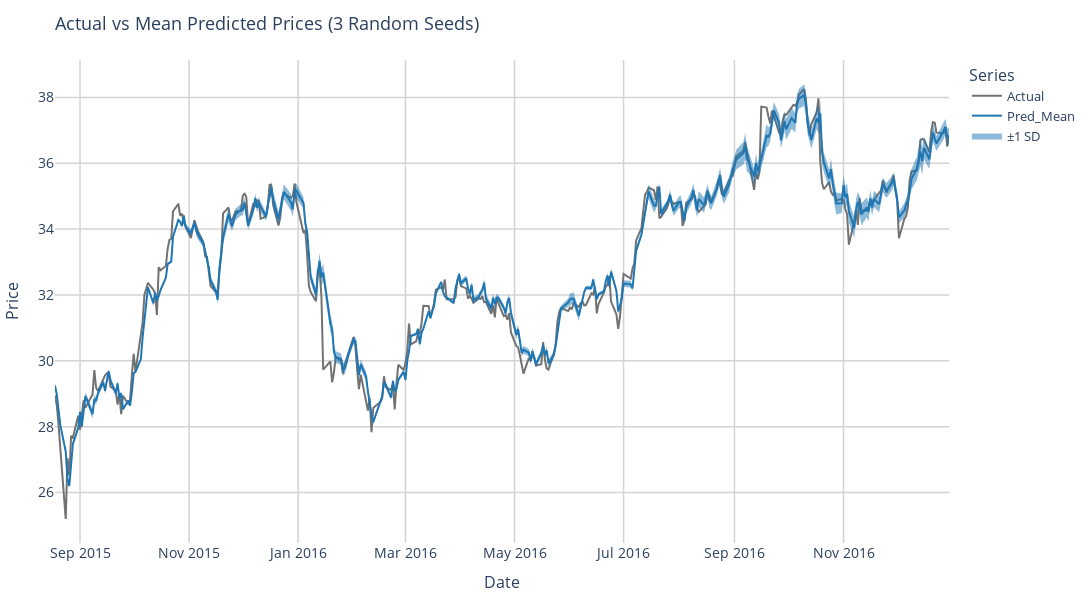

The notebook cell saved with this chart:
### Code cell
### >> Plotly: Actual vs Predicted Price 
import plotly.graph_objects as go; fig = go.Figure()

# Actual line (gray)
fig.add_trace(go.Scatter(x=results_all["Date"], y=results_all["Actual"],
                         mode='lines', name='Actual',line=dict(color='#727272', width=2)))

# Mean predicted line (blue)
fig.add_trace(go.Scatter(x=results_all["Date"], y=results_all["Pred_Mean"],
                         mode='lines', name='Pred_Mean', line=dict(color='#1f77b4', width=2)))

# ±1 SD shaded band
fig.add_trace(go.Scatter(x=pd.concat([results_all["Date"], results_all["Date"][::-1]]),
                         y=pd.concat([results_all["Pred_Mean"] + results_all["Pred_Std"],
                                      (results_all["Pred_Mean"] - results_all["Pred_Std"])[::-1]]),
    fill='toself',
    fillcolor='rgba(31, 119, 180, 0.5)',
    line=dict(color='rgba(255,255,255,0)'),
    hoverinfo="skip",
    name='±1 SD'
))

# Layout with stronger grid
fig.update_layout(width=1200,height=600,
                title_font_size=20, xaxis_title_font_size=16,yaxis_title_font_size=16,legend_title_font_size=14,
                    #   plot_bgcolor=plot_bgcolor,        # plot area background
                    #   paper_bgcolor=background_color,   # figure background
                margin=dict(l=50, r=50, t=60, b=50),
    
                title="Actual vs Mean Predicted Prices (3 Random Seeds)",
                xaxis_title="Date",
                yaxis_title="Price",
                template="plotly_white",
                legend_title="Series",
                font=dict(size=13),
                hovermode="x unified",
                xaxis=dict(
                    showgrid=True,
                    gridcolor='lightgray',
                    gridwidth=1.5  # increase grid thickness
                ),
                yaxis=dict(
                    showgrid=True,
                    gridcolor='lightgray',
                    gridwidth=1.5  # increase grid thickness
                )
            )

fig.update_xaxes(tickfont=dict(size=14))
fig.update_yaxes(tickfont=dict(size=14))
fig.show()

### Figure 1 — Plotly figure (JSON) as saved in the notebook; plotly's stock layout.template omitted (floating-point values rounded to 4 significant figures; data arrays with more than 128 entries replaced by an {"elided": "..."} marker saying what was removed)
{"data": [{"line": {"color": "#727272", "width": 2}, "mode": "lines", "name": "Actual", "type": "scatter", "x": {"elided": "347 str values"}, "y": {"elided": "347 float values"}}, {"line": {"color": "#1f77b4", "width": 2}, "mode": "lines", "name": "Pred_Mean", "type": "scatter", "x": {"elided": "347 str values"}, "y": {"elided": "347 float values"}}, {"fill": "toself", "fillcolor": "rgba(31, 119, 180, 0.5)", "hoverinfo": "skip", "line": {"color": "rgba(255,255,255,0)"}, "name": "±1 SD", "type": "scatter", "x": {"elided": "694 str values"}, "y": {"elided": "694 float values"}}], "layout": {"font": {"size": 13}, "height": 600, "hovermode": "x unified", "legend": {"title": {"text": "Series"}}, "margin": {"b": 50, "l": 50, "r": 50, "t": 60}, "title": {"text": "Actual vs Mean Predicted Prices (3 Random Seeds)"}, "width": 1200, "xaxis": {"gridcolor": "lightgray", "gridwidth": 1.5, "showgrid": true, "tickfont": {"size": 14}, "title": {"text": "Date"}}, "yaxis": {"gridcolor": "lightgray", "gridwidth": 1.5, "showgrid": true, "tickfont": {"size": 14}, "title": {"text": "Price"}}}}
